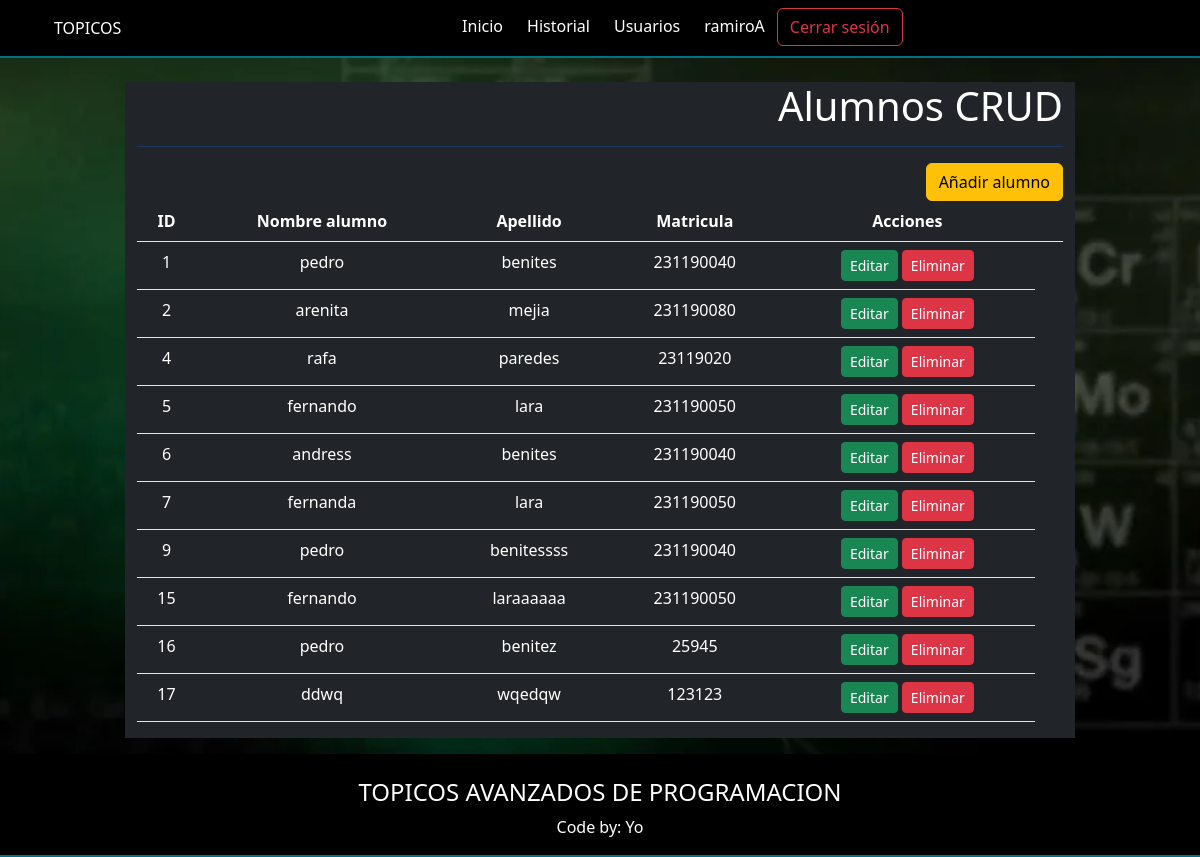
The app's page /alumnos.php (signed in) with its own data.
### tables this page shows
CREATE TABLE `t_alumnos` (
  `id_alumnos` int(10) NOT NULL,
  `nombre` varchar(50) NOT NULL,
  `apellido` varchar(50) NOT NULL,
  `matricula` varchar(20) NOT NULL
);

### alumnos.php (the view, shortened to what this page needs)
<?php
  require_once './app/config/conexion.php';
  $consulta = $conexion ->prepare ("SELECT * FROM  t_alumnos");
  $consulta -> execute();
  $alumnos = $consulta ->fetchAll(PDO::FETCH_ASSOC);
?>
<!DOCTYPE html>
<html lang="es">
<head>
  <link rel="stylesheet" href="./public/css/b5.css">
  <link rel="stylesheet" href="./public/css/main.css">
</head>
<body>
  <?php
    require_once './components/navbar.php';
  ?>
  <main>
  <div class="container mt-4">
    <div class="row justify-content-center">
      <div class="col-md-10 bg-dark text-end">
        <h1>Alumnos CRUD</h1>
        <hr class = "text-primary">
        <?php if ($_SESSION['usuario_sesion']['rol'] === 'admin'): ?>
         <a href="./agregarAlumnos.php" class="btn btn-warning">Añadir alumno</a>
        <?php endif; ?>
        <table class ="table text-white text-center ">
          <thead>
            <tr>
              <th>ID</th>
              <th>Nombre alumno</th>
              <th>Apellido</th>
              <th>Matricula</th>
              <th>Acciones</th>
              <th></th>
            </tr>
          </thead>
  <?php foreach($alumnos as $alumno): ?>
            <tr>
              <td><?= $alumno['id_alumnos'] ?></td>
              <td><?= $alumno['nombre'] ?></td>
              <td><?= $alumno['apellido'] ?></td>
              <td><?= $alumno['matricula'] ?></td>
              <td>
                <?php if ($_SESSION['usuario_sesion']['rol'] === 'admin'): ?>
                  <a href="./actualizarAlumnos.php?id=<?= $alumno['id_alumnos'] ?>" class="btn btn-success btn-sm">Editar</a>
                  <a href="./app/controller/eliminarControllerAlumnos.php?id=<?= $alumno['id_alumnos'] ?>" class="btn btn-danger btn-sm">Eliminar</a>
                <?php else: ?>
                  <span class="text-muted">Sin permisos</span>
                <?php endif; ?>
              </td>
            </tr>
            <?php endforeach; ?>
        </table>
      </div>
    </div>
  </div>
</main>
  <?php
    require_once './components/footer.php';
  ?>
</body>
</html>

### public/css/main.css (style rules this page uses)
body { background: url("../img/tabla.jpg") fixed no-repeat 0 0; background-size: cover; background-position: center center; color: #fff; }
html, body { height: 100%; margin: 0; display: flex; flex-direction: column; }
main { flex: 1; }

### records on screen
t_alumnos: id_alumnos "1", nombre "pedro", apellido "benites", matricula "231190040"
t_alumnos: id_alumnos "2", nombre "arenita", apellido "mejia", matricula "231190080"
t_alumnos: id_alumnos "4", nombre "rafa", apellido "paredes", matricula "23119020"
t_alumnos: id_alumnos "5", nombre "fernando", apellido "lara", matricula "231190050"
t_alumnos: id_alumnos "6", nombre "andress", apellido "benites", matricula "231190040"
t_alumnos: id_alumnos "7", nombre "fernanda", apellido "lara", matricula "231190050"
t_alumnos: id_alumnos "9", nombre "pedro", apellido "benitessss", matricula "231190040"
t_alumnos: id_alumnos "15", nombre "fernando", apellido "laraaaaaa", matricula "231190050"
t_alumnos: id_alumnos "16", nombre "pedro", apellido "benitez", matricula "25945"
t_alumnos: id_alumnos "17", nombre "ddwq", apellido "wqedqw", matricula "123123"

### other values on screen
$_SESSION['usuario_sesion']['usuario'] "ramiroA"
